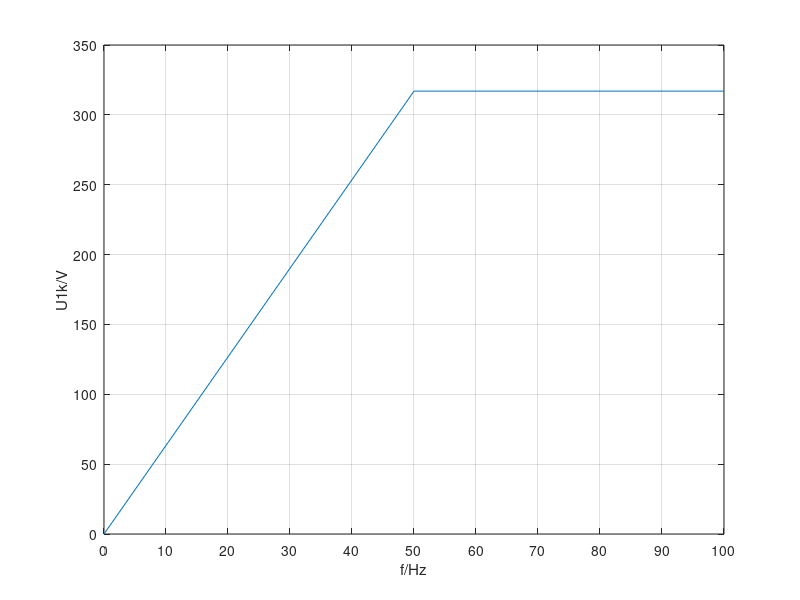

The MATLAB script that drew this image: (Note: this script raises an error after producing the figure.)
f = 0:50:100;
s = [0 317 317];

plot(f,s)

xticks([0:10:100]);
yticks([0:50:350]);

xlabel('f/Hz');
ylabel('U1k/V');

grid('on')

matlab2tikz